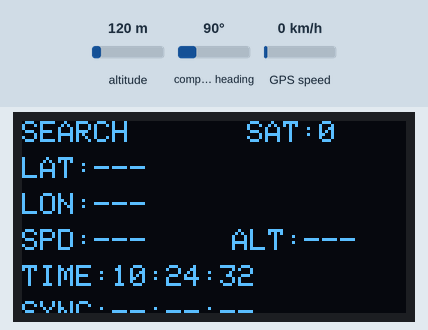
The sketch below on a simulated ESP32. Shown: 128×64 one-colour display. Inputs (shaded band) come from the test bench; at power-on: altitude 120 m, GPS speed 0 km/h, compass heading 90°. The GPS gets a fix after 3 s at 37.7749, -122.4194 with 8 satellites; what the sketch prints to the serial monitor is not drawn.

Above: at 3.2 s.
3.3 s: altitude set to 20 m
At 5.4 s:
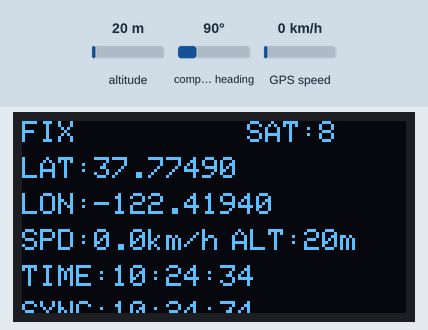
7.7 s: GPS speed set to 2 km/h
At 9.0 s:
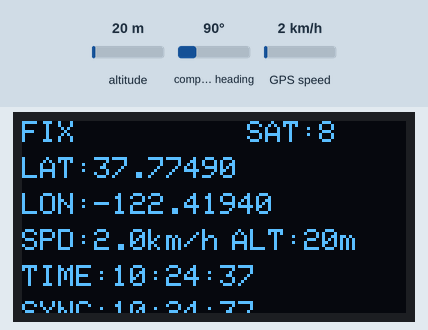
10.8 s: GPS speed set to 30 km/h
At 12.4 s:
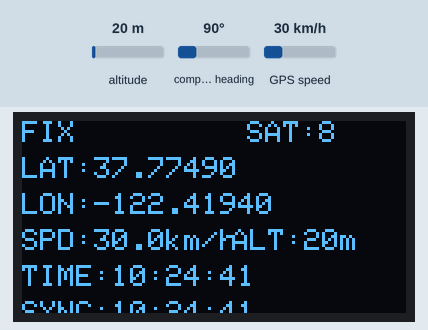
18.8 s: altitude set to 250 m
At 21.1 s:
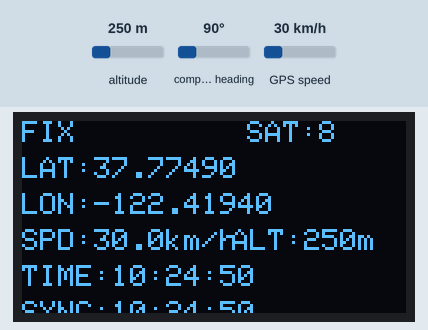
22.8 s: GPS speed set to 9 km/h
At 24.7 s:
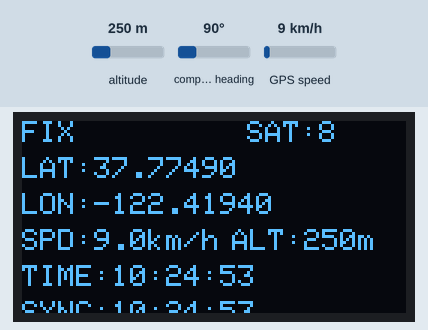
Timing chart, 0 to 26.2 s (numbered marks = the images above; inputs shaded):
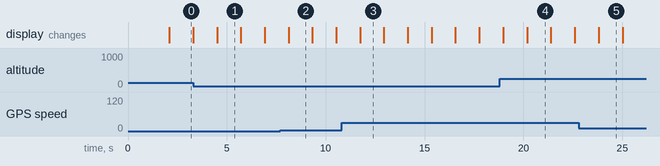

The sketch:

ESP32-GPSTracker.ino
```cpp
#include <Wire.h>
#include <Adafruit_GFX.h>
#include <Adafruit_SH110X.h>
#include <TinyGPS++.h>

// =========================
// OLED
// =========================
#define SCREEN_WIDTH 128
#define SCREEN_HEIGHT 64
#define OLED_RESET -1
#define SCREEN_ADDRESS 0x3C

Adafruit_SH1106G display(
  SCREEN_WIDTH,
  SCREEN_HEIGHT,
  &Wire,
  OLED_RESET
);

// =========================
// GPS
// =========================
#define GPS_RX 16   // ESP32 RX <- GPS TX
#define GPS_TX 17   // ESP32 TX -> GPS RX

HardwareSerial GPS(1);
TinyGPSPlus gps;

// =========================
// Last successful sync
// =========================
int syncDay = 0;
int syncMonth = 0;
int syncYear = 0;

int syncHour = 0;
int syncMinute = 0;
int syncSecond = 0;

bool syncAvailable = false;

// =========================
// Setup
// =========================
void setup() {

  Serial.begin(115200);

  GPS.begin(9600, SERIAL_8N1, GPS_RX, GPS_TX);

  if (!display.begin(SCREEN_ADDRESS, true)) {
    Serial.println("OLED initialization failed");
    while (1);
  }

  display.clearDisplay();
  display.setTextColor(SH110X_WHITE);
  display.setTextSize(1);

  display.setCursor(20, 25);
  display.print("GPS Starting...");

  display.display();

  delay(2000);
}

// =========================
// Main Loop
// =========================
void loop() {

  // Read GPS data
  while (GPS.available()) {

    char c = GPS.read();

    gps.encode(c);

    // Save last successful synchronization
    if (gps.location.isUpdated()) {

      if (gps.location.isValid() &&
          gps.date.isValid() &&
          gps.time.isValid()) {

        syncDay = gps.date.day();
        syncMonth = gps.date.month();
        syncYear = gps.date.year();

        syncHour = gps.time.hour();
        syncMinute = gps.time.minute();
        syncSecond = gps.time.second();

        syncAvailable = true;

        Serial.println("GPS DATA SYNCHRONIZED");
      }
    }
  }

  updateDisplay();

  delay(500);
}

// =========================
// OLED Display
// =========================
void updateDisplay() {

  display.clearDisplay();
  display.setTextColor(SH110X_WHITE);
  display.setTextSize(1);

  // =========================
  // Row 1 - GPS status
  // =========================

  display.setCursor(0, 0);

  if (gps.location.isValid()) {
    display.print("FIX");
  }
  else {
    display.print("SEARCH");
  }

  display.setCursor(75, 0);
  display.print("SAT:");
  display.print(gps.satellites.value());

  // =========================
  // Row 2 - Latitude
  // =========================

  display.setCursor(0, 12);
  display.print("LAT:");

  if (gps.location.isValid()) {
    display.print(gps.location.lat(), 5);
  }
  else {
    display.print("---");
  }

  // =========================
  // Row 3 - Longitude
  // =========================

  display.setCursor(0, 24);
  display.print("LON:");

  if (gps.location.isValid()) {
    display.print(gps.location.lng(), 5);
  }
  else {
    display.print("---");
  }

  // =========================
  // Row 4 - Speed
  // =========================

  display.setCursor(0, 36);
  display.print("SPD:");

  if (gps.speed.isValid()) {
    display.print(gps.speed.kmph(), 1);
    display.print("km/h");
  }
  else {
    display.print("---");
  }

  // =========================
  // Current GPS Time + Altitude
  // =========================

  display.setCursor(70, 36);
  display.print("ALT:");

  if (gps.altitude.isValid()) {
    display.print(gps.altitude.meters(), 0);
    display.print("m");
  }
  else {
    display.print("---");
  }

  // Current GPS time
  display.setCursor(0, 48);
  display.print("TIME:");

  if (gps.time.isValid()) {

    if (gps.time.hour() < 10)
      display.print("0");

    display.print(gps.time.hour());
    display.print(":");

    if (gps.time.minute() < 10)
      display.print("0");

    display.print(gps.time.minute());
    display.print(":");

    if (gps.time.second() < 10)
      display.print("0");

    display.print(gps.time.second());

  }
  else {
    display.print("--:--:--");
  }

  // =========================
  // Last Sync
  // =========================

  display.setCursor(0, 60);
  display.print("SYNC:");

  if (syncAvailable) {

    if (syncHour < 10)
      display.print("0");

    display.print(syncHour);
    display.print(":");

    if (syncMinute < 10)
      display.print("0");

    display.print(syncMinute);
    display.print(":");

    if (syncSecond < 10)
      display.print("0");

    display.print(syncSecond);

  }
  else {
    display.print("--:--:--");
  }

  display.display();
}
```

Measured:
- what the display in image 0 shows lasts 1.2 s, from 2.1 s to 3.3 s
